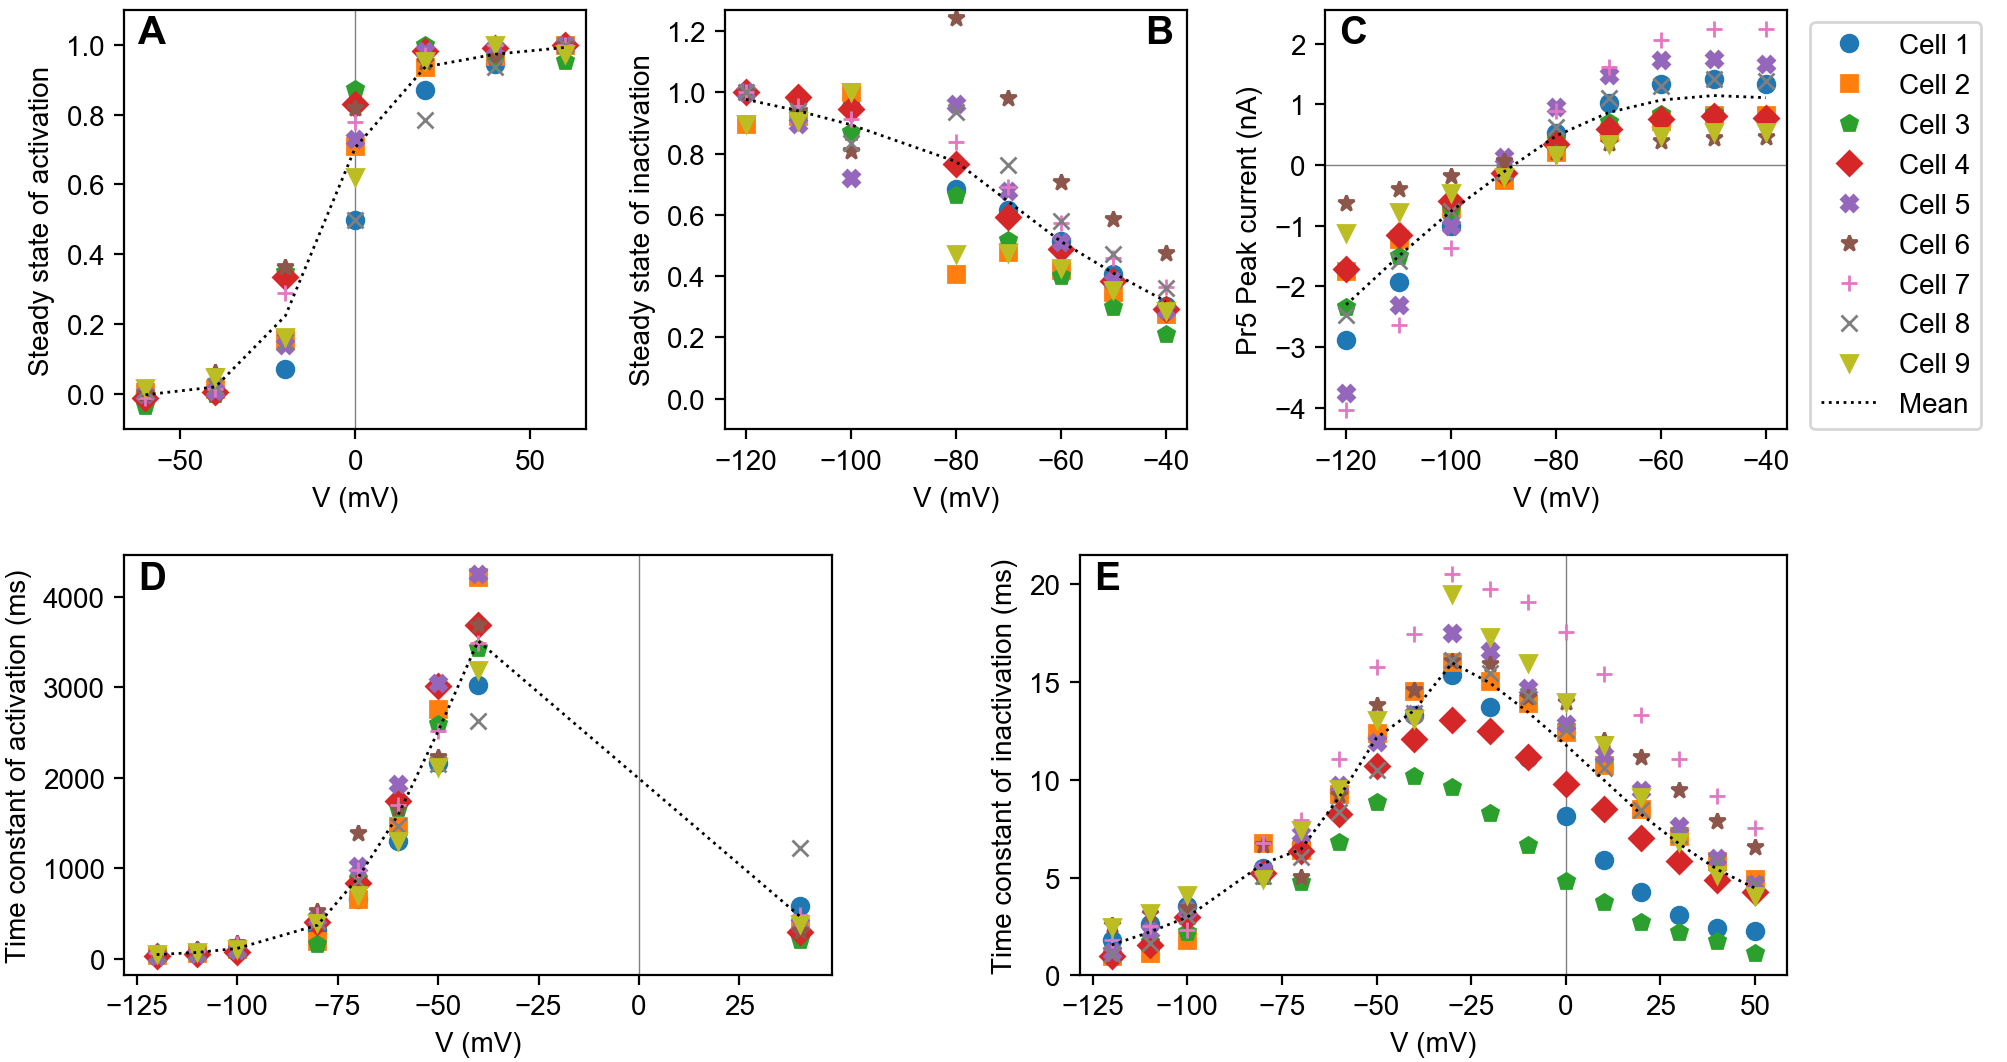

Python code for this plot:
#!/usr/bin/env python3
#
# Figure 3: Summary curves
#
from __future__ import division
from __future__ import print_function
import os
import sys
import numpy as np
import myokit
import matplotlib
import matplotlib.pyplot as plt
from matplotlib.gridspec import GridSpec
from matplotlib.gridspec import GridSpecFromSubplotSpec as SubGridSpec

# Load project modules
sys.path.append(os.path.abspath(os.path.join('..', '..', 'python')))
import cells
import data
import plots
import sumstat

# Get filename
base = os.path.splitext(os.path.basename(__file__))[0]

# Set font
font = {'family': 'arial', 'size': 10}
matplotlib.rc('font', **font)

# Matplotlib figure sizes are in inches
def mm(*size):
    return tuple(x / 25.4 * 1.5 for x in size)

# Create figure
fig = plt.figure(figsize=mm(170, 90), dpi=200)
fig.subplots_adjust(0.062, 0.082, 0.89, 0.99)
legend_location = (1.05, 0.0)
grid = GridSpec(2, 1, hspace=0.3)
hi_grid = SubGridSpec(1, 3, subplot_spec=grid[0, 0], wspace=0.3)
lo_grid = SubGridSpec(1, 2, subplot_spec=grid[1, 0], wspace=0.35)

ax0 = fig.add_subplot(hi_grid[0, 0])
ax0.set_xlabel('V (mV)')
ax0.set_ylabel('Steady state of activation')
ax0.set_ylim(-0.1, 1.1)
ax1 = fig.add_subplot(hi_grid[0, 1])
ax1.set_xlabel('V (mV)')
ax1.set_ylabel('Steady state of inactivation')
ax1.set_ylim(-0.1, 1.3)
#ax1.set_ylim(-2, 4)
ax1.set_ylim(-0.1, 1.27)
ax2 = fig.add_subplot(hi_grid[0, 2])
ax2.set_xlabel('V (mV)')
ax2.set_ylabel('Pr5 Peak current (nA)')
ax3 = fig.add_subplot(lo_grid[0, 0])
ax3.set_xlabel('V (mV)')
ax3.set_ylabel('Time constant of activation (ms)')
ax4 = fig.add_subplot(lo_grid[0, 1])
ax4.set_xlabel('V (mV)')
ax4.set_ylabel('Time constant of inactivation (ms)')

ax0.axvline(0, color='gray', lw=0.5)
#ax1.axvline(0, color='gray', lw=0.5)
#ax2.axvline(0, color='gray', lw=0.5)
ax3.axvline(0, color='gray', lw=0.5)
ax4.axvline(0, color='gray', lw=0.5)

ax2.axhline(0, color='gray', lw=0.5)

# Plot time constant of activation
ai_v = ri_v = iv_v = ta_v = tr_v = None
ai_m, ri_m, iv_m, ta_m, tr_m = [], [], [], [], []

for i in range(9):
    cell = i + 1
    ta, tr, ai, ri, iv = sumstat.all_summary_statistics(cell)
    ai_v, ri_v, ta_v, tr_v, iv_v = ai[0], ri[0], ta[0], tr[0], iv[0]
    ai_m.append(ai[1])
    ri_m.append(ri[1])
    iv_m.append(iv[1])
    ta_m.append(ta[1])
    tr_m.append(tr[1])
    marker = plots.cell_markers[i]
    label = 'Cell ' + str(cell)
    ax0.plot(ai[0], ai[1], marker, label=label)
    ax1.plot(ri[0], ri[1], marker, label=label)
    ax2.plot(iv[0], iv[1], marker, label=label)
    ax3.plot(ta[0], ta[1], marker, label=label)
    ax4.plot(tr[0], tr[1], marker, label=label)

ax0.plot(ai_v, np.mean(ai_m, axis=0), 'k:', label='Mean', lw=1)
ax1.plot(ri_v, np.mean(ri_m, axis=0), 'k:', label='Mean', lw=1)
ax2.plot(iv_v, np.mean(iv_m, axis=0), 'k:', label='Mean', lw=1)
ax3.plot(ta_v, np.mean(ta_m, axis=0), 'k:', label='Mean', lw=1)
ax4.plot(tr_v, np.mean(tr_m, axis=0), 'k:', label='Mean', lw=1)

font = {'weight': 'bold', 'fontsize': 14}
ax0.text(0.03, 0.92, 'A', font, transform=ax0.transAxes)
ax1.text(0.91, 0.92, 'B', font, transform=ax1.transAxes)
ax2.text(0.03, 0.92, 'C', font, transform=ax2.transAxes)
ax3.text(0.02, 0.92, 'D', font, transform=ax3.transAxes)
ax4.text(0.02, 0.92, 'E', font, transform=ax4.transAxes)

ax2.legend(loc=legend_location)

# Finalise
fig.savefig(base + '.png')
fig.savefig(base + '.pdf')
